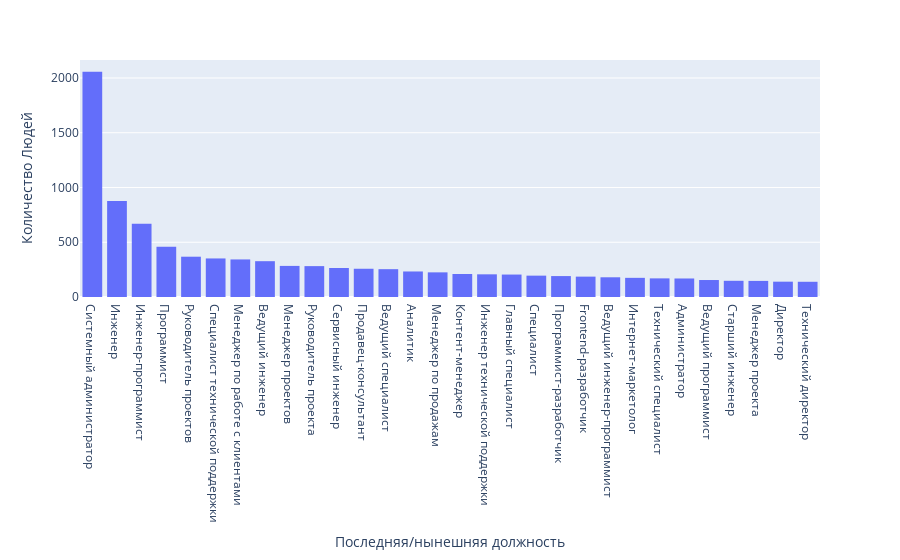

The notebook cell this image was saved under:
### Markdown cell above
### Нынешняя Должность

### Code cell
value_position_now = data_hh['Последняя/нынешняя должность'].value_counts()[:30]
fig = px.histogram(value_position_now, x=value_position_now.index, y=value_position_now.values)
fig.update_layout(
    title={"text": "", "x": 0.5}, yaxis_title="Количество Людей"
)
fig.show()

### Figure 1 — Plotly figure (JSON) as saved in the notebook; plotly's stock layout.template omitted (floating-point values rounded to 4 significant figures)
{"data": [{"alignmentgroup": "True", "bingroup": "x", "histfunc": "sum", "hovertemplate": "Последняя/нынешняя должность=%{x}<br>sum of y=%{y}<extra></extra>", "legendgroup": "", "marker": {"color": "#636efa", "pattern": {"shape": ""}}, "name": "", "offsetgroup": "", "orientation": "v", "showlegend": false, "type": "histogram", "x": ["Системный администратор", "Инженер", "Инженер-программист", "Программист", "Руководитель проектов", "Специалист технической поддержки", "Менеджер по работе с клиентами", "Ведущий инженер", "Менеджер проектов", "Руководитель проекта", "Сервисный инженер", "Продавец-консультант", "Ведущий специалист", "Аналитик", "Менеджер по продажам", "Контент-менеджер", "Инженер технической поддержки", "Главный специалист", "Специалист", "Программист-разработчик", "Frontend-разработчик", "Ведущий инженер-программист", "Интернет-маркетолог", "Технический специалист", "Администратор", "Ведущий программист", "Старший инженер", "Менеджер проекта", "Директор", "Технический директор"], "xaxis": "x", "y": [2056, 876, 670, 459, 368, 352, 343, 327, 284, 282, 265, 258, 254, 233, 225, 210, 207, 205, 195, 191, 186, 180, 175, 170, 169, 155, 148, 147, 140, 139], "yaxis": "y"}], "layout": {"barmode": "relative", "legend": {"tracegroupgap": 0}, "margin": {"t": 60}, "title": {"text": "", "x": 0.5}, "xaxis": {"anchor": "y", "domain": [0, 1], "title": {"text": "Последняя/нынешняя должность"}}, "yaxis": {"anchor": "x", "domain": [0, 1], "title": {"text": "Количество Людей"}}}}
